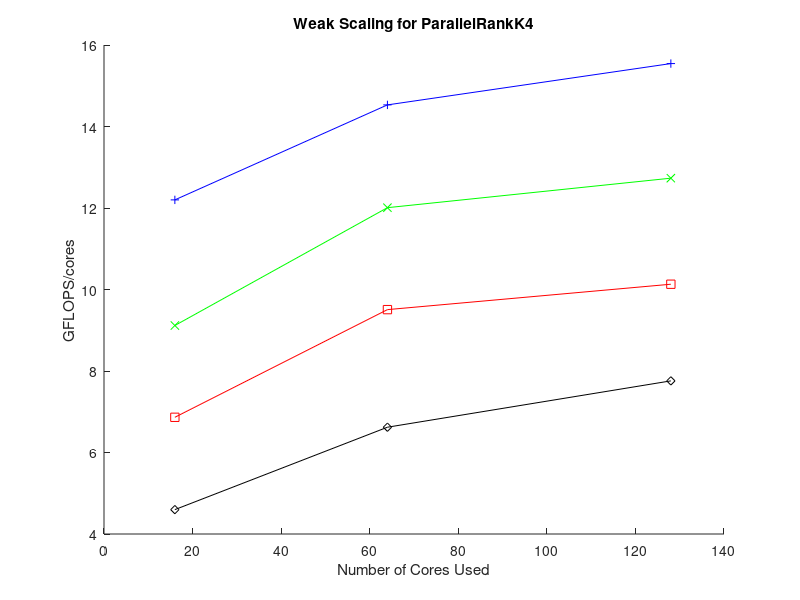

Write the MATLAB code that produced this figure.
hold on
% ASSUMING SPEED UP FROM THE FIRST ALGORITHM
title('Weak Scaling for ParallelRankK4');
x = [16, 64, 128];
xlabel('Number of Cores Used');
ylabel('GFLOPS/cores');


y= [1.219927e+01, 1.453031e+01, 1.554431e+01];
plot(x,y,'b+-')


y= [9.116269e+00, 1.200812e+01, 1.273190e+01];
plot(x,y, 'gx-')


y= [6.863981e+00, 9.506151e+00, 1.012953e+01];
plot(x,y, 'rs-')


y= [4.598130e+00, 6.620540e+00, 7.757796e+00];
plot(x,y, 'kd-')


hold off